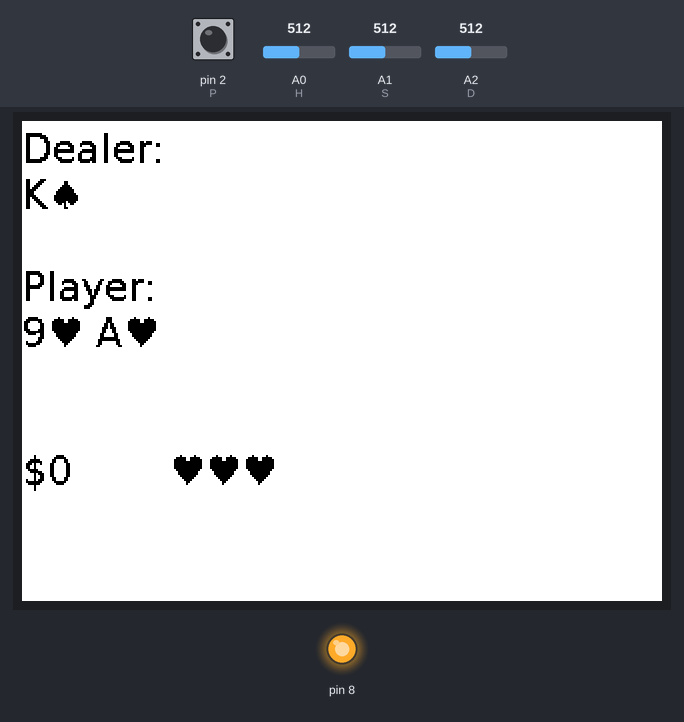
The sketch below on a simulated Arduino Uno, built with avr-gcc and run on an emulated ATmega328P. On the bench: 320×240 colour display, output pins drawn as LEDs (lit = HIGH). Inputs (shaded band) come from the test bench; at power-on: A0 (H) = 512, A2 (D) = 512, pin 2 (P) HIGH, A1 (S) = 512. Random numbers use the default seed unless the sketch sets one; the audio player accepts every command and is not drawn; what the sketch prints to the serial monitor is not drawn.

Above: at 4.0 s.
4.1 s: A0 (H) set to 523
At 8.9 s:
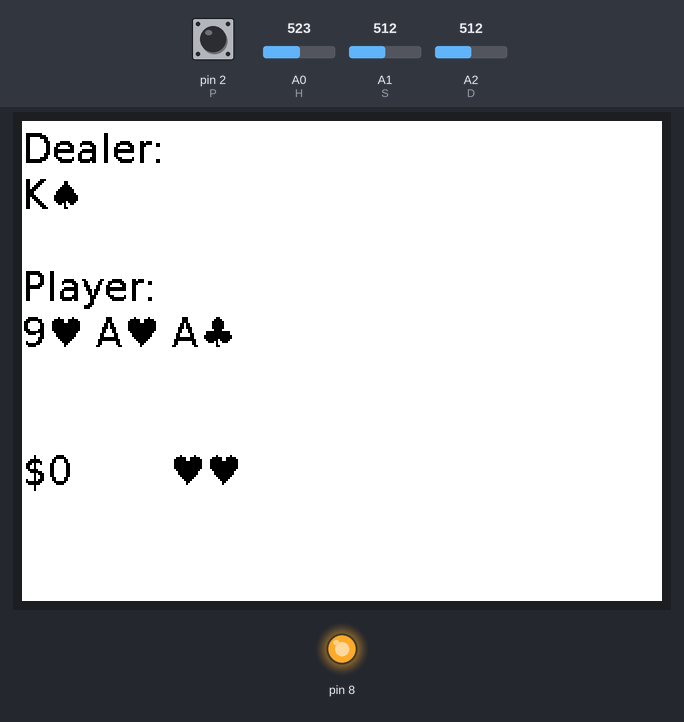
10.1 s: A0 (H) set to 511
At 12.3 s:
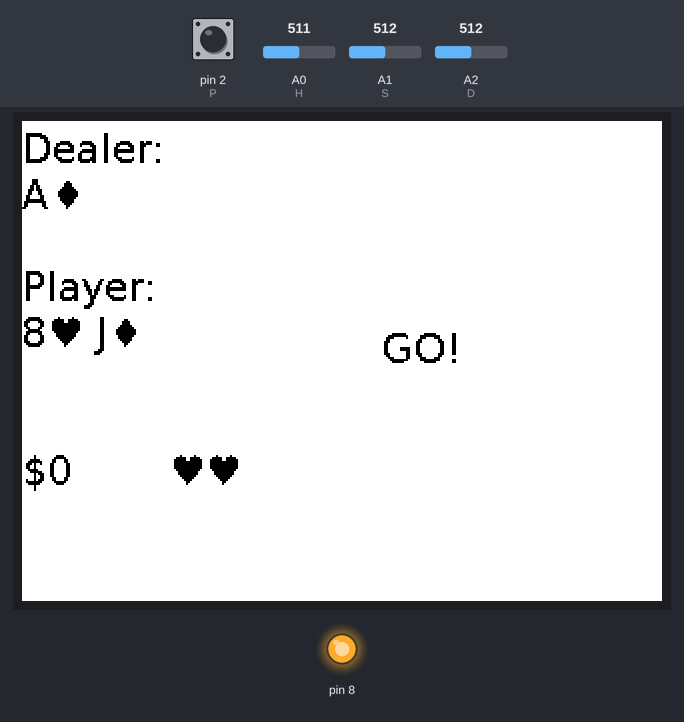
12.6 s: A2 (D) set to 258
15.6 s: A2 (D) set to 233
17.3 s: A0 (H) set to 716
At 30.9 s:
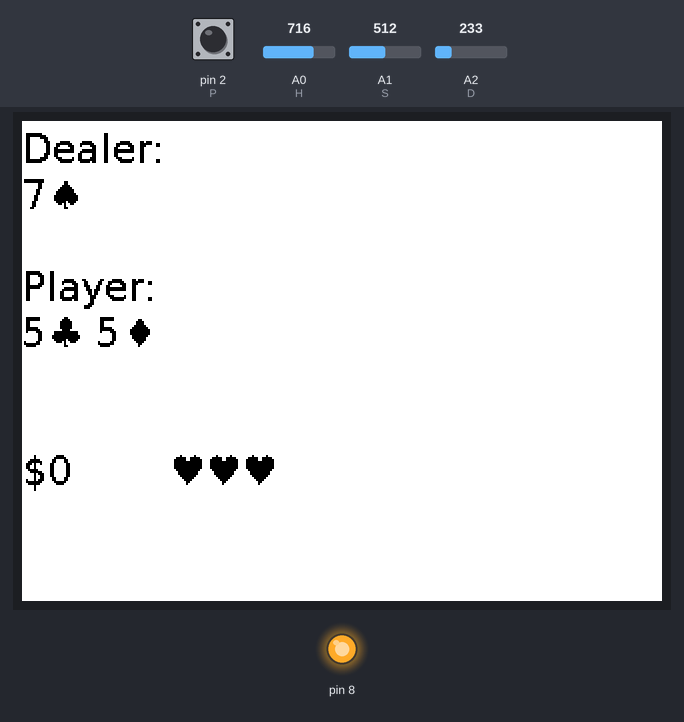
Timing chart, 0 to 31.2 s (numbered marks = the images above; inputs shaded):
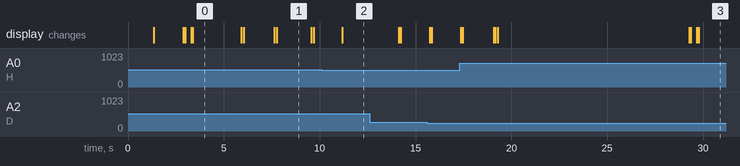

The sketch:

main.ino
```cpp
#include <Adafruit_GFX.h>
#include <Adafruit_ILI9341.h>
#include <SoftwareSerial.h>
#include <DFRobotDFPlayerMini.h>
#include <SPI.h>
#include "BetItFont10pt7b.h"
#include "FreeMonoBold18pt7b.h"

#define H A0 //hit pin (pin 23)
#define S A1 //stand pin (pin 24)
#define D A2 //double pin (pin 25)
#define P 2 //play button pin (pin 4)
#define spkRX 3 //speaker RX (pin 5)
#define spkTX 4 //speaker TX (pin 6)
#define dispCS 5 // control select (pin 11)
#define dispDC 6 //data select (pin 12)
#define dispRST 7 //display reset (pin 13)


const int moves[3] = {H,S,D};
const double levels[3] = {2.5*204.8,0.5*204.8,1.2*204.8}; //voltage analog thresholds for hit, stand, double; multiplied by ADC steps/max voltage
const bool activeHigh[3] = {true, false, false}; //does voltage increase when hit, stand, or double are used?
const double startTime = 3000; //start time in milliseconds
const double timeMult = 0.98; //time multiplier each round to slow down time
const char suits[4] = {'/', '-', '+', '*'}; //suits, assuming font works
const char ranks[13] = {'2','3','4','5','6','7','8','9','X','J','Q','K','A'}; //ranks
int lives; //number of lives
int score; //score
double time; //current time between reactions
int index; //pointer to next card
int cards[52]; //deck
Adafruit_ILI9341 tft = Adafruit_ILI9341(dispCS,dispDC,dispRST); //initalize display
SoftwareSerial spkSerial(spkTX,spkRX); //serial for speaker
DFRobotDFPlayerMini myDFPlayer;

class Hand{
  public:
    bool soft = false; //ace in hand
    int total = 0; //total except first ace if any
    String disp = "";
    int cardToNum(int card){
      int val=card%13;
      if(val==12) return 1; //ace
      if(val<=8) return val+2; //2 to 10 in index 0 to 8
      return 10; //J,Q,K
    }
    void deal(){
      Serial.println("Draw!");
      int draw = cards[index++]; //return card
      int val = cardToNum(draw); //get value of draw
      if(val==1 && !soft) soft=true; //set soft total for first ace
      else total += val;

      disp += ranks[draw%13]; //add rank to display
      disp += suits[draw/13]; //add suit to display
      disp += ' '; //add space to display
      Serial.println(disp);
      delay(100);
    }
    void clear(){
      soft = false; //ace in hand
      total = 0; //soft total
      disp = "";
    }
    int bestTotal(){
      if(soft){
        if(total>11) return total+1; //total + 1 if hand would be above 21
        else return total+11; //otherwise ace is 11
      }
      return total; //return hard total without ace
    }
    bool dealerHits(){
      return(bestTotal()<17);
    }
};

void updateDisp(Hand player,Hand dealer){ //show cards on display
  tft.fillScreen(ILI9341_WHITE); //clear screen
  tft.setTextColor(ILI9341_BLACK); //black text
  tft.setCursor(0,20); //move cursor to top
  tft.println("Dealer:");
  tft.println(dealer.disp); //dealer hand at top
  tft.println("\nPlayer:");
  tft.println(player.disp); //player hand at bottom
  Serial.print("Player: ");
  Serial.println(dealer.disp);
  Serial.print("Dealer: ");
  Serial.println(player.disp);
  tft.println("\n");
  tft.print("$");
  tft.print(score); //print score
  tft.print("        "); //print tab between score and lives
  for(int i=0;i<lives;i++) tft.print("-"); //print lives
  Serial.println(score);
  Serial.println(lives);
}

//hard total moves
const int hard[10][10] = { //suggested moves for hard totals, hard[max(0,17-i)][j-2] for total i and upcard j
{S,S,S,S,S,S,S,S,S,S},
{S,S,S,S,S,H,H,H,H,H},
{S,S,S,S,S,H,H,H,H,H},
{S,S,S,S,S,H,H,H,H,H},
{S,S,S,S,S,H,H,H,H,H},
{H,H,S,S,S,H,H,H,H,H},
{D,D,D,D,D,D,D,D,D,D},
{D,D,D,D,D,D,D,D,H,H},
{H,D,D,D,D,H,H,H,H,H},
{H,H,H,H,H,H,H,H,H,H}
};

//soft total moves
const int soft[8][10] = { //suggested moved for soft totals, soft[9-i][j-2] for total A,i and upcard j
{S,S,S,S,S,S,S,S,S,S},
{S,S,S,S,D,S,S,S,S,S},
{D,D,D,D,D,S,S,H,H,H},
{H,D,D,D,D,H,H,H,H,H},
{H,H,D,D,D,H,H,H,H,H},
{H,H,D,D,D,H,H,H,H,H},
{H,H,H,D,D,H,H,H,H,H},
{H,H,H,D,D,H,H,H,H,H}
};

int action(Hand player,Hand dealer){
  int p = player.bestTotal();
  int d = dealer.bestTotal();
  if(player.soft) return soft[20-p][d-2]; //20-, not 9- because A = 11
  else return hard[max(0,17-p)][d-2];
  Serial.println(player.soft + " " + String(p) + " " + String(d));
}

int await(double time){
  double start = millis(); //record current time for start
  while(millis() - start < time){
    for(int i=0;i<3;i++)
    if((analogRead(moves[i])>levels[i])==activeHigh[i]) return moves[i]; //read each pin for a move
  }
  return 5;
}

void shuffle(){
  for(int i=0;i<52;i++){ //choose random index to shuffle for each card
    int j = random(i,52); //random index
    int temp = cards[i];
    cards[i] = cards[j];
    cards[j] = temp;
    Serial.print(cards[i]);
  }
  Serial.println("");
  index=0;
}

int whoWins(Hand player,Hand dealer){//3 for player, 2 for dealer, 1 for push, 0 to continue
  int p = player.bestTotal();
  int d = dealer.bestTotal();
  Serial.println(p);
  Serial.println(d);
  if(p==21 || d>21) return 3; //check for ablackjack or bust no matter what
  if(d==21 || p>21) return 2;
  if(!dealer.dealerHits()){ //check for when dealer stops hitting
    if(p>d) return 3;
    if(d>p) return 2;
    if(d==p) return 1;
  }
  return 0;
}

void setup() {
  delay(1200); //short delay to let power stabilize
  Serial.begin(115200);
  Serial.println("Serial check");
  tft.begin();
  tft.setFont(&FreeMonoBold18pt7b); //match name of original file
  tft.setRotation(1);
  pinMode(8, OUTPUT);
  digitalWrite(8, HIGH);  // turn the LED on (HIGH is the voltage level)
  pinMode(H, INPUT);
  pinMode(S, INPUT);
  pinMode(D, INPUT);
  pinMode(P, INPUT);
  pinMode(dispCS,OUTPUT);
  pinMode(dispDC,OUTPUT);
  pinMode(dispRST,OUTPUT);

  spkSerial.begin(9600);
  delay(1000);

  if (myDFPlayer.begin(spkSerial)) {
    Serial.println("DFPlayer connected");
    myDFPlayer.setTimeOut(500);
    Serial.println("timeout set");
    myDFPlayer.volume(20);
    Serial.println("volume set");
    myDFPlayer.play(12);
    Serial.println("Playing track 12");
  } else {
    Serial.println("no dfplayer detected, skipping audio setup");
  }
  Serial.println("setup complete");
}

void loop() {
  digitalWrite(8, HIGH);  // turn the LED on (HIGH is the voltage level)
  Serial.println("loop started");
  for(int i=0;i<52;i++) cards[i]=i; //card[i/13] = suit, card[i%13] = rank
  // initialize game and hands
  Hand player;
  Hand dealer;
  tft.fillScreen(ILI9341_RED); //clear screen
  tft.setTextColor(ILI9341_BLACK); //black text
  tft.setCursor(0,20); //move cursor to top
  tft.println("Bet it!\nHit button\nto play");
  while(digitalRead(P)==LOW);
  Serial.println("Play");
  tft.setFont(&BetItFont10pt7b); //match name of original file
  lives = 3;
  score = 0;
  time = startTime;
  shuffle();
  dealer.deal();//dealer draws
  player.deal(); player.deal(); //player draws twice
  updateDisp(player,dealer);
  delay(1000);
  while((lives>0) && (score<99)){ //game goes until max score or 0 lives
    //TODO: set up actual game environment (cards dealing)
    if(player.bestTotal()==21){ //check for natural blackjack
      myDFPlayer.play(11);
      Serial.println("Natural blackjack");
      delay(1500);
      player.clear();
      dealer.clear();
      shuffle();
      dealer.deal();//dealer draws
      player.deal(); player.deal(); //player draws twice
      updateDisp(player,dealer);
      continue;
    }
    int command = action(player,dealer); //create action
    switch(command){
      case S:
        Serial.println("Stand it");
        myDFPlayer.play(1);
        delay(1500);
        break;
      case H:
        Serial.println("Hit it");
        myDFPlayer.play(2);
        delay(1500);
        break;
      case D:
        Serial.println("Double it");
        myDFPlayer.play(3);
        delay(1500);
        break;
    }
    tft.setCursor(180,120); //move cursor right side
    tft.println("GO!");
    Serial.println(String(time) + " milliseconds"); //tell action
    int act=await(time); //wait for action
    if(command==act){//if correct
      //TODO
      Serial.println("points");
      updateDisp(player,dealer);
      myDFPlayer.play(4);
      delay(1500);
      score++;
    }
    else{//if incorrect
      //TODO
      Serial.println("life lost");
      updateDisp(player,dealer);
      myDFPlayer.play(5);
      delay(1500);
      lives--;
    }
    switch(act){ //determine how rest of the game goes
      case S:
        Serial.println("Chose stand");
        while (dealer.dealerHits()) dealer.deal(); //keep dealing to dealer
        break;
      case H:
        Serial.println("Chose hit");
        player.deal(); //deal to player
        break;
      case D:
        Serial.println("Chose double");
        player.deal(); //deal once more to player
        while (dealer.dealerHits()) dealer.deal(); //keep dealing to dealer
        break;
      case 5:
        Serial.println("Chose nothing");
        break;
    }
    updateDisp(player,dealer);
    int result = whoWins(player,dealer);
    switch(result){ //check who wins after initial draw and after
      case 3: //player wins
        Serial.println("player wins");
        myDFPlayer.play(6);
        delay(1500);
        break;
      case 2: //dealer wins
        Serial.println("dealer wins");
        myDFPlayer.play(7);
        delay(1500);
        break;
      case 1: //push
        Serial.println("push");
        myDFPlayer.play(8);
        delay(1500);
        break;
      case 0: //nothing
        Serial.println("continue play");
        break;
    }
    time*=timeMult;
    if(score==99){
      tft.setFont(&FreeMonoBold18pt7b);
      Serial.println("WIN");
      Serial.print(String(lives));
      tft.fillScreen(ILI9341_GREEN); //clear screen
      tft.setTextColor(ILI9341_BLACK); //black text
      tft.setCursor(0,20); //move cursor to top
      tft.println("YOU WIN"); //game result
      myDFPlayer.play(9);
      delay(10000);
      break;
    }
    if(lives==0){
      tft.setFont(&FreeMonoBold18pt7b);
      Serial.println("Game over");
      Serial.println(String(score));
      tft.fillScreen(ILI9341_RED); //clear screen
      tft.setTextColor(ILI9341_BLACK); //black text
      tft.setCursor(0,20); //move cursor to top
      tft.println("GAME OVER"); //game result
      myDFPlayer.play(10);
      delay(10000);
      break;
    }
    if(result>0){
      Serial.println(dealer.disp);
      Serial.println(player.disp);
      player.clear();
      dealer.clear();
      shuffle();
      dealer.deal();//dealer draws
      player.deal(); player.deal(); //player draws twice
      updateDisp(player,dealer);
    }
  }
}
```

Source omitted: ItFont10pt7b.h (data table, 15178 bytes), noBold18pt7b.h (data table, 28745 bytes)

Measured:
- the behaviour switches between 512 and 513 on A0 (H) (found by bisection; images 0 and 1)
- what the display in image 1 shows lasts 1.8 s, from 7.8 s to 9.6 s
